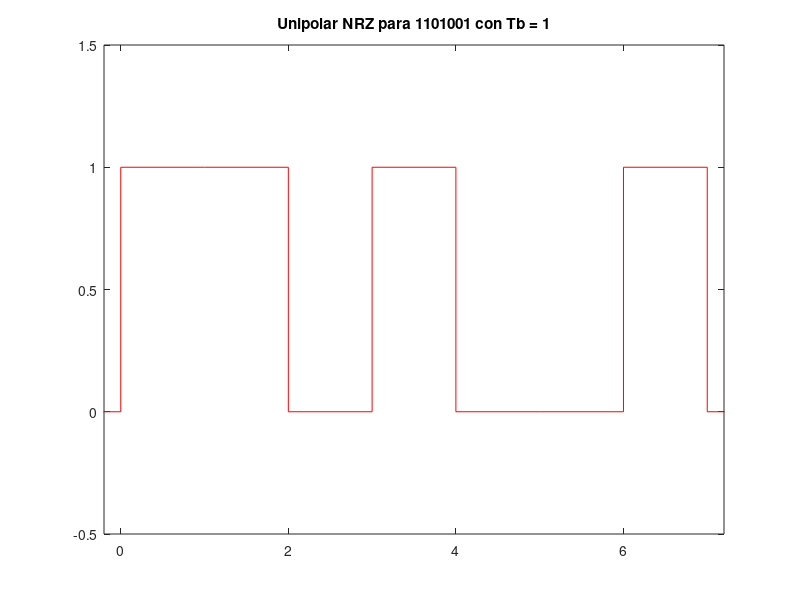
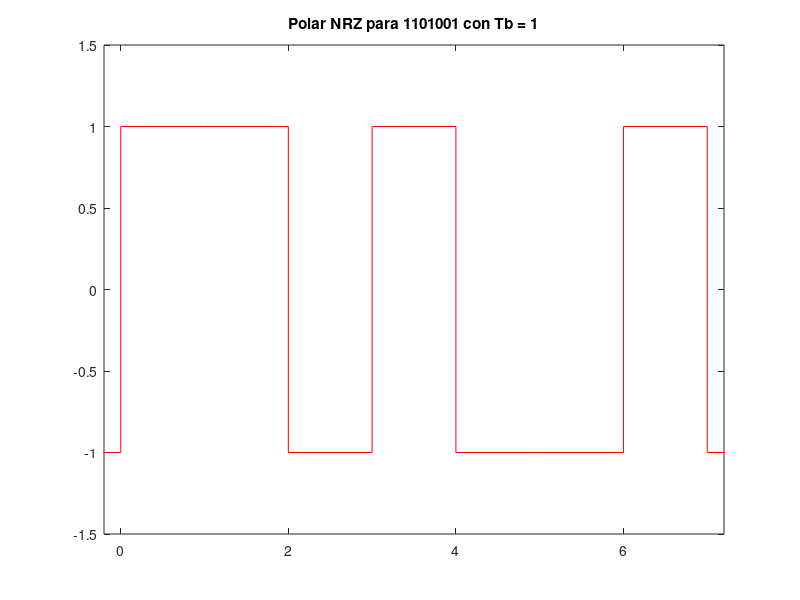
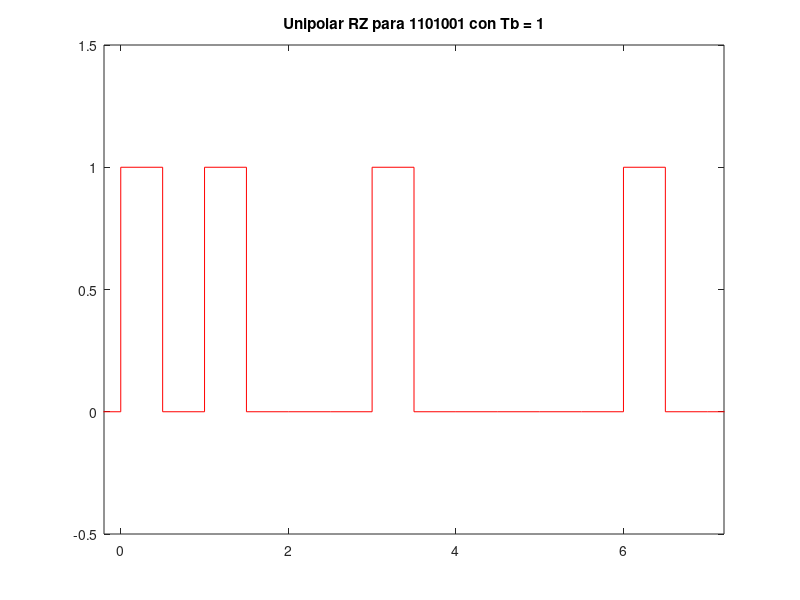
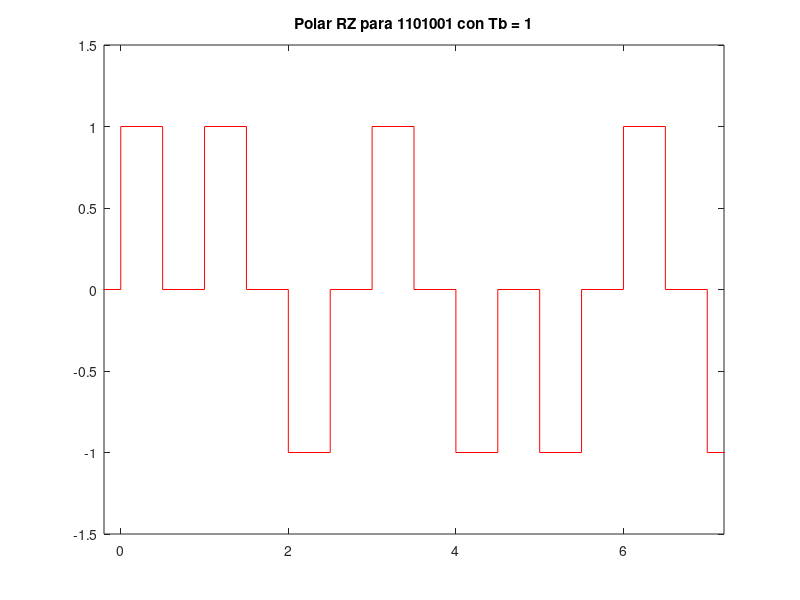

MATLAB code for these plots, in order: (Note: this script raises an error after producing the figures.)
clc;
clear;
close all;

%% Unipolar NRZ 
cadena = [0, 1, 1, 0, 1, 0, 0, 1, 0, 0];
Tb=1;
ts=Tb/14;
t=-1:1:8*Tb;

figure(1)
stairs(t,cadena, 'r')
title('Unipolar NRZ para 1101001 con Tb = 1')
axis([-0.2 7.2*Tb -0.5 1.5])

%% Polar NRZ o NRZ-L
cadena = [0, 1, 1, 0, 1, 0, 0, 1, 0, 0];
Tb=1;
ts=Tb/14;
t=-1:1:8*Tb;

figure(2)
for i=1:10
    if cadena(i) == 0
        cadena(i) = -1;
    end
end
stairs(t,cadena, 'r')
title('Polar NRZ para 1101001 con Tb = 1')
axis([-0.2 7.2*Tb -1.5 1.5])

%% Unipolar RZ usando Unipolar NRZ %hacerlo con concatenacion para ingresar nuevos valores del arreglo
cadena = [0, 0, 1, 0, 1, 0, 0, 0, 1, 0, 0, 0, 0, 0, 1, 0, 0, 0, 0, 0];
Tb=1;
t=-1:0.5:8.5*Tb;

figure(3)
stairs(t,cadena, 'r')
title('Unipolar RZ para 1101001 con Tb = 1')
axis([-0.2 7.2*Tb -0.5 1.5])

%% Polar RZ usando Uniolar NRZ %hacerlo validando si el cero anterior es de 0 o de 1 para cambair a negativo
cadena = [-1, 0, 1, 0, 1, 0, -1, 0, 1, 0, -1, 0, -1, 0, 1, 0, -1, 0, -1, 0];
Tb=1;
ts=Tb/14;
t=-1:0.5:8.5*Tb;

figure(4)
stairs(t,cadena, 'r')
title('Polar RZ para 1101001 con Tb = 1')
axis([-0.2 7.2*Tb -1.5 1.5])

%% Bipolar RZ usando Uniolar NRZ
cadena = [0, 0, 1, 0, -1, 0, 0, 0, 1, 0, 0, 0, 0, 0, -1, 0, 0, 0, 0, 0];
Tb=1;
ts=Tb/14;
t=-1:0.5:8.5*Tb;

figure(5)
stairs(t,cadena, 'r')
title('Bipolar RZ para 1101001 con Tb = 1')
axis([-0.2 7.2*Tb -1.5 1.5])

%% Manchester usando Uniolar NRZ
cadena = [0, 1, 1, -1, 1, -1, -1, 1, 1, -1, -1, 1, -1, 1, 1, -1, -1, 1, -1, 1];
Tb=1;
ts=Tb/14;
t=-1:0.5:8.5*Tb;

figure(5)
stairs(t,cadena, 'r')
title('Manchester para 1101001 con Tb = 1')
axis([-0.2 7.2*Tb -1.5 1.5])

%% Bipolar NRZ VS HDB3 usando unipolar NRZ
cadena = [0, 1, -1, 0, 0, 0, 0, 0, 1, 0, -1, 1, 0, 0, 0, 0, -1];
cadena1 = [0, 1, -1, 1, 0, 0, 1, 0, -1, 0, 1, -1, 0, 0, 0, -1, 1];
Tb=1;
ts=Tb/14;
t=-1:1:15*Tb;

figure(6)
subplot(211)
stairs(t,cadena, 'r')
title('Bipolar NRZ Tb = 1')
axis([-0.2 15*Tb -1.5 1.5])
subplot(212)
stairs(t,cadena1, 'r')
title('HDB3 Tb = 1')
axis([-0.2 15*Tb -1.5 1.5])

%% Bipolar NRZ VS B8ZS usando unipolar NRZ
cadena = [0, 1, 0, 0, 0, 0, 0, 0, 0, 0, -1];
cadena1 = [0, 1, 0, 0, 0, 1, -1, 0, -1, 1, -1];
Tb=1;
ts=Tb/14;
t=-1:1:9*Tb;

figure(7)
subplot(211)
stairs(t,cadena, 'r')
title('Bipolar NRZ Tb = 1')
axis([-0.2 9*Tb -1.5 1.5])
subplot(212)
stairs(t,cadena1, 'r')
title('B8ZS Tb = 1')
axis([-0.2 9*Tb -1.5 1.5])

%% Espectro de NRZ Unipolar
clc;
close all;
clear;

f = 1;
A = 1;
Tb = 1;
w = 0:0.000001:5*pi*f;

P = (((A.*A).*Tb)/4).*((((sin(pi.*w.*Tb))./pi.*w.*Tb)).^2).*((1+(1/Tb)).*dirac(w));
p = (1/2).*(((sin(pi*w))./(pi*w)).^2).*(1+dirac(w));
plot(w, p, 'r', 'linewidth', 2)
title('Potencia Unipolar NRZ')
axis([0 2 0 0.5])

%% Espectro de NRZ Polar
clc;
close all;
clear;

f = 1;
A = 1;
Tb = 1;
w = 0:0.000001:5*pi*f;

p = (((sin(pi*w))./(pi*w)).^2);
plot(w, p, 'r', 'linewidth', 2)
title('Potencia Polar NRZ')
axis([0 2 0 1])

%% Espectro de NR Bipolar
clc;
close all;
clear;

f = 1;
A = 1;
Tb = 1;
w = 0:0.000001:5*pi*f;

p = (((sin(pi*w))./(pi*w)).^2).*((sin(pi*w)).^2);
plot(w, p, 'r', 'linewidth', 2)
title('Potencia Bipolar RZ')
axis([0 2 0 0.55])

%% Espectro de Manchester
clc;
close all;
clear;

f = 1;
A = 1;
Tb = 1;
w = 0:0.000001:5*pi*f;


p = (((sin((pi*w)./2))./((pi*w)./2)).^2).*((sin((pi*w)./2)).^2);
plot(w, p, 'r', 'linewidth', 2)
title('Potencia Manchester')
axis([0 2 0 0.55])
